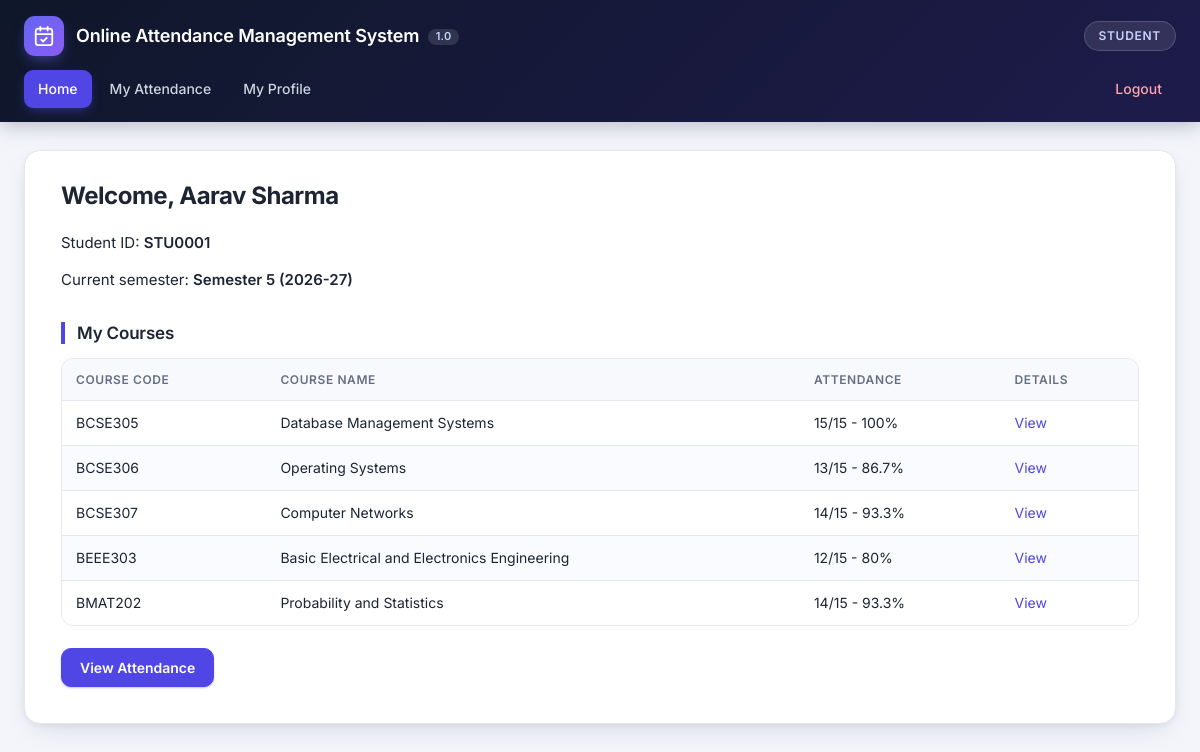
Page /student/index.php (signed in) on the committed database.
### tables this page shows
CREATE TABLE `semesters` (
  `sem_id` int NOT NULL AUTO_INCREMENT,
  `academic_year` varchar(9) NOT NULL,
  `semester_no` tinyint unsigned NOT NULL,
  `is_current` tinyint(1) NOT NULL DEFAULT 0,
  PRIMARY KEY (`sem_id`),
  UNIQUE KEY `uq_semester` (`academic_year`,`semester_no`)
);

CREATE TABLE `courses` (
  `course_id` int NOT NULL AUTO_INCREMENT,
  `course_code` varchar(30) NOT NULL,
  `course_name` varchar(255) NOT NULL,
  `credits` tinyint unsigned DEFAULT NULL,
  `department` varchar(100) NOT NULL DEFAULT '',
  `sem_id` int NOT NULL,
  `status` varchar(10) NOT NULL DEFAULT 'active',
  PRIMARY KEY (`course_id`),
  UNIQUE KEY `uq_course_sem` (`course_code`,`sem_id`),
  KEY `idx_courses_sem` (`sem_id`),
  CONSTRAINT `fk_courses_sem` FOREIGN KEY (`sem_id`) REFERENCES `semesters` (`sem_id`)
);

### helpers.php (called while the page is built, shortened)
<?php
function e(mixed $value): string
{
    return htmlspecialchars((string) $value, ENT_QUOTES | ENT_SUBSTITUTE, 'UTF-8');
}
function pct_value(int $present, int $total): float
{
    return $total > 0 ? round($present * 100 / $total, 1) : 0.0;
}
function pct_text(int $present, int $total): string
{
    return rtrim(rtrim(number_format(pct_value($present, $total), 1, '.', ''), '0'), '.') . '%';
}
function is_low(int $present, int $total): bool
{
    return $total > 0 && pct_value($present, $total) < LOW_ATTENDANCE_PERCENT;
}

### data.php (called while the page is built, shortened)
<?php
function load_account(PDO $pdo, int $id): ?array
{
    $stmt = $pdo->prepare(
        'SELECT a.id, a.username, a.type AS role, a.is_active, a.fname, a.email, a.phone, a.st_id, a.tc_id,
                s.student_code, s.st_name, s.is_active AS st_active,
                t.teacher_code, t.tc_name, t.is_active AS tc_active
         FROM admininfo a
         LEFT JOIN students s ON s.st_id = a.st_id
         LEFT JOIN teachers t ON t.tc_id = a.tc_id
         WHERE a.id = ?'
    );
    $stmt->execute([$id]);
    $row = $stmt->fetch();
    $row['id']    = (int) $row['id'];
    $row['st_id'] = $row['st_id'] === null ? null : (int) $row['st_id'];
    $row['tc_id'] = $row['tc_id'] === null ? null : (int) $row['tc_id'];
    $row['name']  = match ($row['role']) {
        'student' => (string) $row['st_name'],
        'teacher' => (string) $row['tc_name'],
        default   => (string) $row['fname'],
    };
    $row['code'] = match ($row['role']) {
        'student' => (string) $row['student_code'],
        'teacher' => (string) $row['teacher_code'],
        default   => (string) $row['username'],
    };
    return $row;
}
function account_problem(array $a): ?string
{
    return null;
}
function require_login(PDO $pdo, string $role, string $loginUrl = '../index.php'): array
{
    $id = $_SESSION['uid'] ?? null;
    $account = is_int($id) ? load_account($pdo, $id) : null;
    return $account;
}
function current_semester(PDO $pdo): ?array
{
    $row = $pdo->query('SELECT * FROM semesters WHERE is_current = 1 ORDER BY sem_id DESC LIMIT 1')->fetch();
    return $row === false ? null : $row;
}
function semester_label(array $s): string
{
    return $s['academic_year'] === 'Legacy'
        ? 'Legacy (before v2 upgrade)'
        : 'Semester ' . $s['semester_no'] . ' (' . $s['academic_year'] . ')';
}
function student_course_summary(PDO $pdo, int $stId, int $semId): array
{
    $stmt = $pdo->prepare(
        'SELECT c.course_id, c.course_code, c.course_name, c.credits,
                (SELECT COUNT(*) FROM attendance a WHERE a.stat_id = sc.st_id AND a.course_id = c.course_id) AS total,
                (SELECT COUNT(*) FROM attendance a WHERE a.stat_id = sc.st_id AND a.course_id = c.course_id
                   AND a.st_status = \'Present\') AS present
         FROM student_courses sc JOIN courses c ON c.course_id = sc.course_id
         WHERE sc.st_id = ? AND c.sem_id = ?
         ORDER BY c.course_code'
    );
    $stmt->execute([$stId, $semId]);
    return $stmt->fetchAll();
}

### student/index.php (the view, shortened to what this page needs)
<?php
require_once __DIR__ . '/connect.php';
$me  = require_login($pdo, 'student');
$sem = current_semester($pdo);
$courses = $sem === null ? [] : student_course_summary($pdo, $me['st_id'], (int) $sem['sem_id']);
page_start('student');
?>
<h3>Welcome, <?= e($me['name']) ?></h3>
<p>Student ID: <strong><?= e($me['code']) ?></strong></p>
<?php if ($sem === null): ?>
  <p class="msg-err">No current semester has been set. Please contact the administrator.</p>
<?php else: ?>
  <p>Current semester: <strong><?= e(semester_label($sem)) ?></strong></p>
<?php endif; ?>
<h4>My Courses</h4>
<table class="table table-striped">
  <thead><tr><th>Course Code</th><th>Course Name</th><th>Attendance</th><th>Details</th></tr></thead>
  <tbody>
    <?php foreach ($courses as $c): $p = (int) $c['present']; $t = (int) $c['total']; ?>
      <tr>
        <td><?= e($c['course_code']) ?></td>
        <td><?= e($c['course_name']) ?></td>
        <td class="<?= is_low($p, $t) ? 'low' : '' ?>"><?= $t > 0 ? e($p . '/' . $t . ' - ' . pct_text($p, $t)) : 'No classes yet' ?></td>
        <td><a href="course.php?course_id=<?= e($c['course_id']) ?>">View</a></td>
      </tr>
    <?php endforeach; ?>
  </tbody>
</table>
<p><a class="btn btn-primary" href="report.php">View Attendance</a></p>
<?php page_end();

### layout.php (shortened to what this page needs)
<?php
function nav_items(string $role): array
{
    return match ($role) {
        'admin' => [
            'index.php' => 'Overview', 'students.php' => 'Students', 'teachers.php' => 'Teachers',
            'courses.php' => 'Courses', 'assign_teacher.php' => 'Assign Teacher', 'enroll.php' => 'Enroll Students',
            'attendance.php' => 'Attendance', 'semesters.php' => 'Semesters', 'account.php' => 'Account',
            '../logout.php' => 'Logout',
        ],
        'teacher' => [
            'index.php' => 'My Courses', 'report.php' => 'Attendance Reports', 'students.php' => 'My Students',
            'account.php' => 'My Profile', '../logout.php' => 'Logout',
        ],
        default => [
            'index.php' => 'Home', 'report.php' => 'My Attendance', 'account.php' => 'My Profile',
            '../logout.php' => 'Logout',
        ],
    };
}
function nav_current_file(string $role): string
{
    $script = basename((string) ($_SERVER['SCRIPT_NAME'] ?? ''));
    $map = $role === 'admin'
        ? [
            'student.php' => 'students.php', 'student_add.php' => 'students.php',
            'teacher.php' => 'teachers.php', 'teacher_add.php' => 'teachers.php',
            'course.php'  => 'courses.php',  'course_add.php'  => 'courses.php',
            'signup.php'  => 'account.php',
        ]
        : ['course.php' => 'index.php'];
    return $map[$script] ?? $script;
}
function page_start(string $role, string $heading = ''): void
{
    $current = nav_current_file($role);
    $cssVer  = (int) @filemtime(__DIR__ . '/css/main.css');
    echo '<!DOCTYPE html>
<html lang="en">
<head>
  <meta charset="UTF-8">
  <meta name="viewport" content="width=device-width, initial-scale=1">
  <title>Online Attendance Management System 1.0</title>
  <link rel="preconnect" href="https://fonts.googleapis.com">
  <link rel="preconnect" href="https://fonts.gstatic.com" crossorigin>
  <link rel="stylesheet" href="https://fonts.googleapis.com/css2?family=Inter:wght@400;500;600;700&display=swap">
  <link rel="stylesheet" href="https://cdn.jsdelivr.net/npm/bootstrap@3.4.1/dist/css/bootstrap.min.css">
  <link rel="stylesheet" href="https://cdn.jsdelivr.net/npm/bootstrap@3.4.1/dist/css/bootstrap-theme.min.css">
  <link rel="stylesheet" href="../css/main.css?v=' . $cssVer . '">
</head>
<body class="role-' . e($role) . '">
<header class="topbar">
  <div class="topbar-inner">
    <div class="brand">
      <span class="brand-mark" aria-hidden="true"><svg viewBox="0 0 24 24" width="22" height="22" fill="none" stroke="currentColor" stroke-width="2" stroke-linecap="round" stroke-linejoin="round"><rect x="3" y="4" width="18" height="18" rx="3"/><path d="M16 2v4M8 2v4M3 10h18"/><path d="m9 16 2 2 4-4"/></svg></span>
      <h1>Online Attendance Management System <span class="ver">1.0</span></h1>
    </div>
    <span class="role-pill">' . e(ucfirst($role)) . '</span>
  </div>
  <nav class="navbar compact"><div class="navbar-inner">';
    foreach (nav_items($role) as $file => $label) {
        $classes = [];
        if (basename($file) === $current) {
            $classes[] = 'active';
        }
        if (basename($file) === 'logout.php') {
            $classes[] = 'nav-logout';
        }
        echo '<a href="' . e($file) . '"' . ($classes !== [] ? ' class="' . implode(' ', $classes) . '"' : '') . '>' . e($label) . '</a>';
    }
    echo '</div></nav>
</header>
<main class="page">
  <div class="content">';
}
function page_end(): void
{
    echo "\n  </div>\n</main>\n</body>\n</html>\n";
}

### rows in the picture
semesters: semester_label($sem) "Semester 5 (2026-27)"
courses: course_code "BCSE305", course_name "Database Management Systems", t "15/15 - 100%"
courses: course_code "BCSE306", course_name "Operating Systems", t "13/15 - 86.7%"
courses: course_code "BCSE307", course_name "Computer Networks", t "14/15 - 93.3%"
courses: course_code "BEEE303", course_name "Basic Electrical and Electronics Engineering", t "12/15 - 80%"
courses: course_code "BMAT202", course_name "Probability and Statistics", t "14/15 - 93.3%"

### other values in the picture
$role "STUDENT"
$label "Home"
$label "My Attendance"
$label "My Profile"
$label "Logout"
$me['name'] "Aarav Sharma"
$me['code'] "STU0001"
